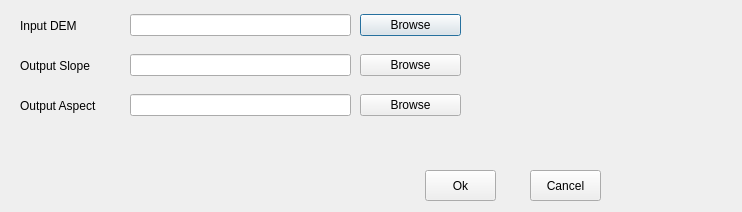
<?xml version="1.0" encoding="UTF-8"?>
<ui version="4.0">
 <class>Ui_Terrain</class>
 <widget class="QDialog" name="Ui_Terrain">
  <property name="geometry">
   <rect>
    <x>0</x>
    <y>0</y>
    <width>742</width>
    <height>212</height>
   </rect>
  </property>
  <property name="minimumSize">
   <size>
    <width>742</width>
    <height>212</height>
   </size>
  </property>
  <property name="maximumSize">
   <size>
    <width>742</width>
    <height>212</height>
   </size>
  </property>
  <property name="windowTitle">
   <string>Dialog</string>
  </property>
  <widget class="QWidget" name="verticalLayoutWidget">
   <property name="geometry">
    <rect>
     <x>20</x>
     <y>50</y>
     <width>102</width>
     <height>31</height>
    </rect>
   </property>
   <layout class="QVBoxLayout" name="verticalLayout">
    <item>
     <widget class="QLabel" name="label_2">
      <property name="minimumSize">
       <size>
        <width>100</width>
        <height>0</height>
       </size>
      </property>
      <property name="maximumSize">
       <size>
        <width>100</width>
        <height>29</height>
       </size>
      </property>
      <property name="text">
       <string>Output Slope</string>
      </property>
     </widget>
    </item>
   </layout>
  </widget>
  <widget class="QWidget" name="verticalLayoutWidget_2">
   <property name="geometry">
    <rect>
     <x>20</x>
     <y>10</y>
     <width>102</width>
     <height>31</height>
    </rect>
   </property>
   <layout class="QVBoxLayout" name="verticalLayout_2">
    <item>
     <widget class="QLabel" name="label">
      <property name="minimumSize">
       <size>
        <width>100</width>
        <height>0</height>
       </size>
      </property>
      <property name="maximumSize">
       <size>
        <width>100</width>
        <height>29</height>
       </size>
      </property>
      <property name="text">
       <string>Input DEM</string>
      </property>
     </widget>
    </item>
   </layout>
  </widget>
  <widget class="QWidget" name="verticalLayoutWidget_3">
   <property name="geometry">
    <rect>
     <x>20</x>
     <y>90</y>
     <width>102</width>
     <height>31</height>
    </rect>
   </property>
   <layout class="QVBoxLayout" name="verticalLayout_3">
    <item>
     <widget class="QLabel" name="label_3">
      <property name="minimumSize">
       <size>
        <width>100</width>
        <height>0</height>
       </size>
      </property>
      <property name="maximumSize">
       <size>
        <width>100</width>
        <height>29</height>
       </size>
      </property>
      <property name="text">
       <string>Output Aspect</string>
      </property>
     </widget>
    </item>
   </layout>
  </widget>
  <widget class="QWidget" name="verticalLayoutWidget_4">
   <property name="geometry">
    <rect>
     <x>130</x>
     <y>10</y>
     <width>221</width>
     <height>31</height>
    </rect>
   </property>
   <layout class="QVBoxLayout" name="verticalLayout_4">
    <item>
     <widget class="QLineEdit" name="lineEdit"/>
    </item>
   </layout>
  </widget>
  <widget class="QWidget" name="verticalLayoutWidget_5">
   <property name="geometry">
    <rect>
     <x>130</x>
     <y>50</y>
     <width>221</width>
     <height>31</height>
    </rect>
   </property>
   <layout class="QVBoxLayout" name="verticalLayout_5">
    <item>
     <widget class="QLineEdit" name="lineEdit_4"/>
    </item>
   </layout>
  </widget>
  <widget class="QWidget" name="verticalLayoutWidget_6">
   <property name="geometry">
    <rect>
     <x>130</x>
     <y>90</y>
     <width>221</width>
     <height>31</height>
    </rect>
   </property>
   <layout class="QVBoxLayout" name="verticalLayout_6">
    <item>
     <widget class="QLineEdit" name="lineEdit_5"/>
    </item>
   </layout>
  </widget>
  <widget class="QWidget" name="verticalLayoutWidget_7">
   <property name="geometry">
    <rect>
     <x>360</x>
     <y>10</y>
     <width>101</width>
     <height>31</height>
    </rect>
   </property>
   <layout class="QVBoxLayout" name="verticalLayout_7">
    <item>
     <widget class="QPushButton" name="pushButton">
      <property name="text">
       <string>Browse</string>
      </property>
     </widget>
    </item>
   </layout>
  </widget>
  <widget class="QWidget" name="verticalLayoutWidget_8">
   <property name="geometry">
    <rect>
     <x>360</x>
     <y>50</y>
     <width>101</width>
     <height>31</height>
    </rect>
   </property>
   <layout class="QVBoxLayout" name="verticalLayout_8">
    <item>
     <widget class="QPushButton" name="pushButton_2">
      <property name="text">
       <string>Browse</string>
      </property>
     </widget>
    </item>
   </layout>
  </widget>
  <widget class="QWidget" name="verticalLayoutWidget_9">
   <property name="geometry">
    <rect>
     <x>360</x>
     <y>90</y>
     <width>101</width>
     <height>31</height>
    </rect>
   </property>
   <layout class="QVBoxLayout" name="verticalLayout_9">
    <item>
     <widget class="QPushButton" name="pushButton_3">
      <property name="text">
       <string>Browse</string>
      </property>
     </widget>
    </item>
   </layout>
  </widget>
  <widget class="QPushButton" name="pushButton_4">
   <property name="geometry">
    <rect>
     <x>425</x>
     <y>170</y>
     <width>71</width>
     <height>31</height>
    </rect>
   </property>
   <property name="text">
    <string>Ok</string>
   </property>
  </widget>
  <widget class="QPushButton" name="pushButton_5">
   <property name="geometry">
    <rect>
     <x>530</x>
     <y>170</y>
     <width>71</width>
     <height>31</height>
    </rect>
   </property>
   <property name="text">
    <string>Cancel</string>
   </property>
  </widget>
 </widget>
 <resources/>
 <connections/>
</ui>
